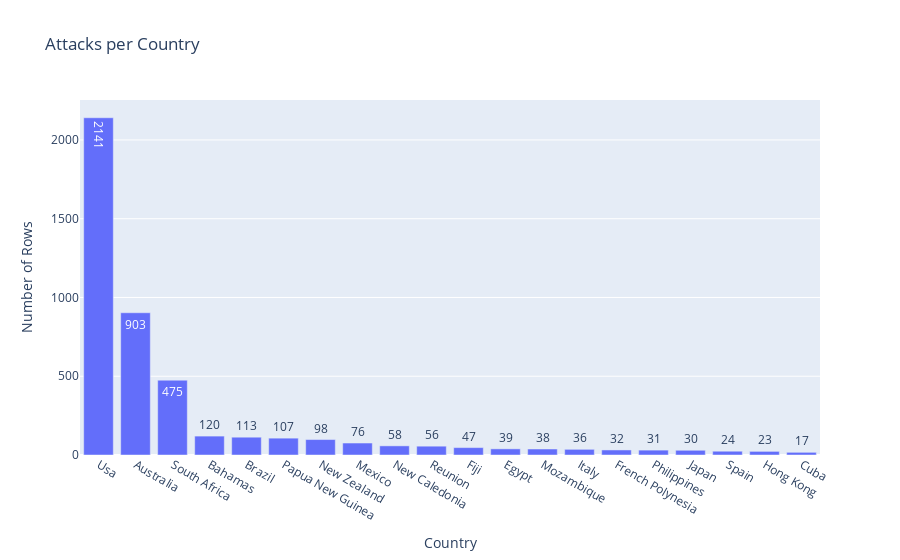

Notebook source saved alongside this figure:
### Markdown cell above
#### 4.3. Attacks number per Country

### Code cell
# visualize attacks per country
def plot_country_counts(df):
    # Count the occurrences of each country
    country_counts = df['country'].value_counts().nlargest(20).reset_index()
    # Rename columns for clarity
    country_counts.columns = ['country', 'counts']

    # Create the bar chart using Plotly Express
    fig = px.bar(country_counts, x='country', y='counts',
                 title="Attacks per Country",
                 labels={'country': 'Country', 'counts': 'Number of Rows'},
                 text='counts')  # Display counts on the bars
    fig.show()


plot_country_counts(df)

### Figure 1 — Plotly figure (JSON) as saved in the notebook; plotly's stock layout.template omitted (floating-point values rounded to 4 significant figures)
{"data": [{"alignmentgroup": "True", "hovertemplate": "Country=%{x}<br>Number of Rows=%{text}<extra></extra>", "legendgroup": "", "marker": {"color": "#636efa", "pattern": {"shape": ""}}, "name": "", "offsetgroup": "", "orientation": "v", "showlegend": false, "text": [2141, 903, 475, 120, 113, 107, 98, 76, 58, 56, 47, 39, 38, 36, 32, 31, 30, 24, 23, 17], "textposition": "auto", "type": "bar", "x": ["Usa", "Australia", "South Africa", "Bahamas", "Brazil", "Papua New Guinea", "New Zealand", "Mexico", "New Caledonia", "Reunion", "Fiji", "Egypt", "Mozambique", "Italy", "French Polynesia", "Philippines", "Japan", "Spain", "Hong Kong", "Cuba"], "xaxis": "x", "y": [2141, 903, 475, 120, 113, 107, 98, 76, 58, 56, 47, 39, 38, 36, 32, 31, 30, 24, 23, 17], "yaxis": "y"}], "layout": {"barmode": "relative", "legend": {"tracegroupgap": 0}, "title": {"text": "Attacks per Country"}, "xaxis": {"anchor": "y", "domain": [0, 1], "title": {"text": "Country"}}, "yaxis": {"anchor": "x", "domain": [0, 1], "title": {"text": "Number of Rows"}}}}
